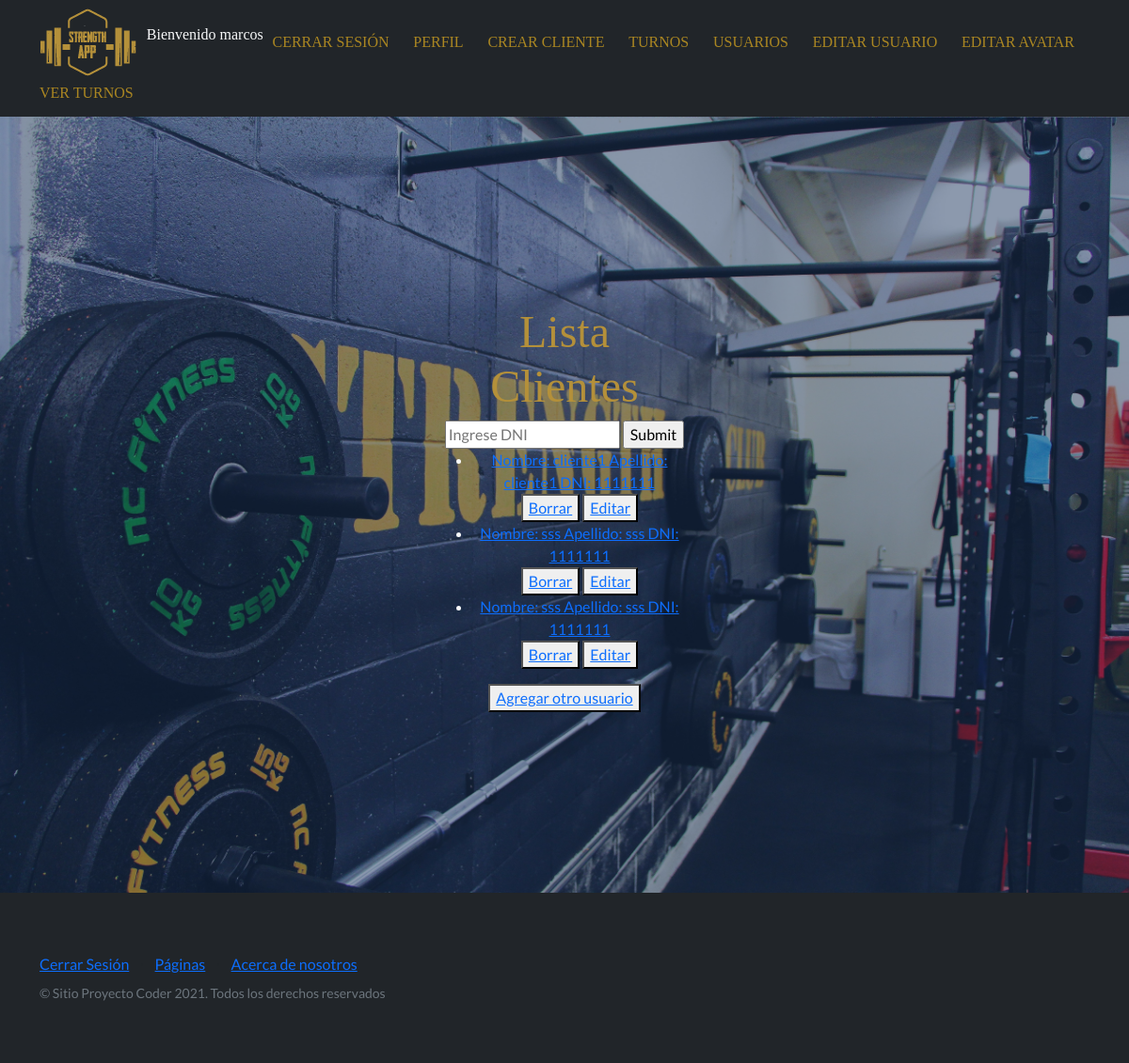
The app's page /lista_usuarios/ (signed in), older data.
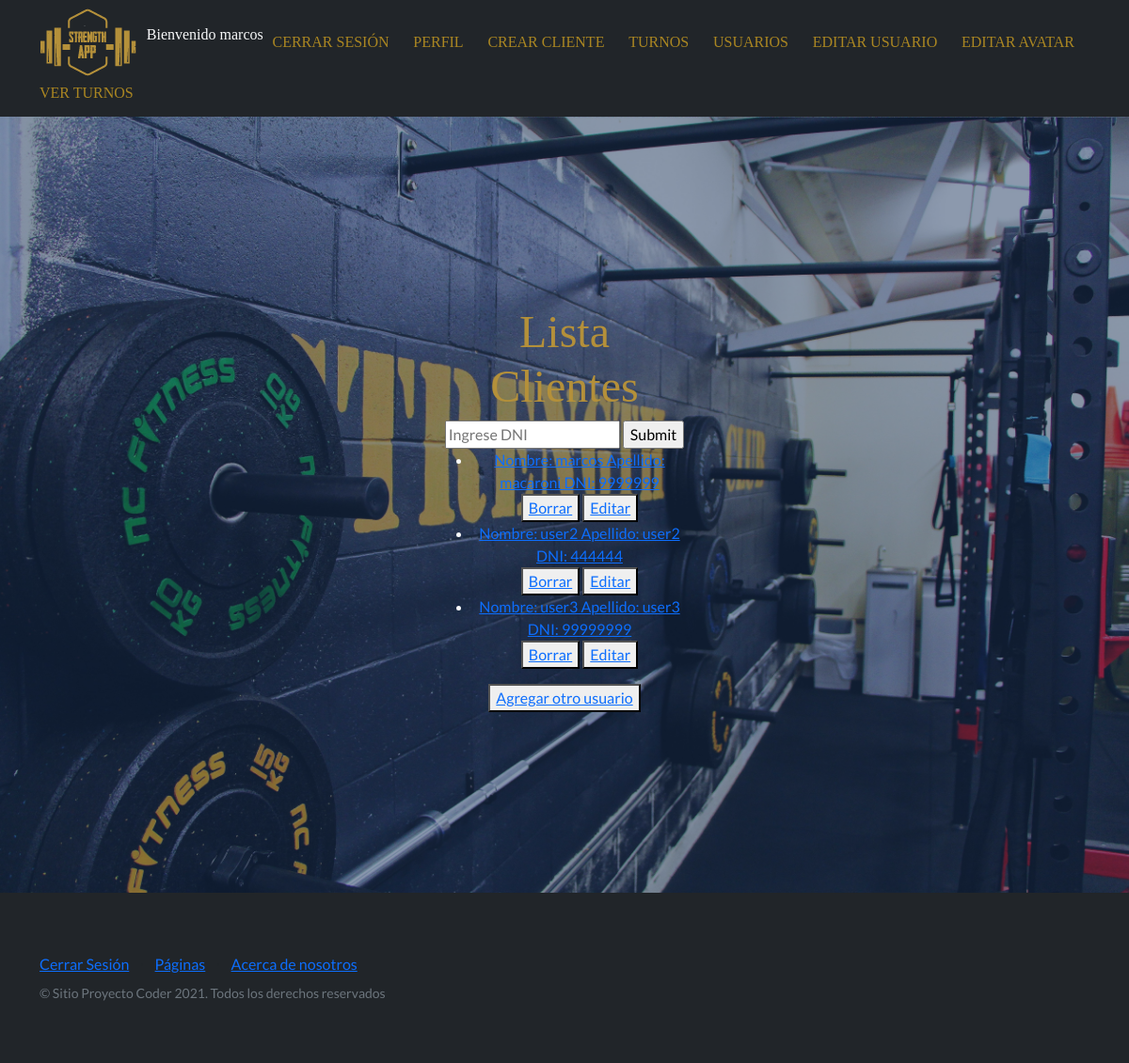
The same page, newer data.
### AppCoder/models.py (models this page shows)
class Usuarios(models.Model):
    nombre=models.CharField(max_length=20)
    apellido=models.CharField(max_length=20)
    dni=models.IntegerField()
    def __str__(self):
        return f'Nombre: {self.nombre} Apellido: {self.apellido} DNI: {self.dni}'

### AppCoder/views.py (the view)
# urls.py: path('lista_usuarios/', views.lista_usuarios, name='listausuarios'),
@login_required
def lista_usuarios(request):
    usuarios=None
    error=None
    if request.method == 'GET':
        dni=request.GET.get('dni', '')
        if dni == '':
            usuarios=Usuarios.objects.all()
        else:
            try:
                dni=int(dni)
                usuarios=Usuarios.objects.filter(dni=dni)
            except:
                error="Ingresar dni sin puntos o letras"
    return render(request,'AppCoder/listar_usuarios.html',{'usuarios': usuarios, 'error':error})

### AppCoder/templates/AppCoder/listar_usuarios.html (shortened to what this page needs)
{% extends 'AppCoder/index.html' %}
    {% block 'listausuarios'  %}
    <h1 class='titulo'> Lista Clientes</h1>
    <form class="text-light" action={% url 'listausuarios' %} method="GET">
        <input type="text" name='dni' placeholder="Ingrese DNI"/>
        <input type="submit" placeholder="Buscar"/>
    </form>
    <ul class='text-light'>
        {% if usuarios %}
            {% for usuario in usuarios %}
                <li>
                    <a href={% url 'detalle_cliente' usuario.id %}> {{usuario}} </a>
                </li>
                <button>
                    <a href="{% url 'eliminar_cliente' usuario.id %}">Borrar</a>
                </button>
                <button>
                    <a href="{% url 'editar_cliente' usuario.id %}">Editar</a>
                </button>
            {% endfor %}
        {% elif error %}
            <h4 class="text-light">{{error}}</h4>
        {% else %}
            <h4 class="text-light">No se encontro cliente</h4>
        {% endif %}
    </ul>
    <button>
        <a href="{% url 'crear_cliente' %}">Agregar otro usuario</a>
    </button>
{% endblock 'listausuarios' %}

### AppCoder/templates/AppCoder/index.html (shortened to what this page needs)
<!DOCTYPE html>
<html lang="en">
    <head>
        {% load static %}
        <link href="{% static 'AppCoder/css/styles.css' %}" rel="stylesheet" type="text/css"/>
        <link href="https://cdn.jsdelivr.net/npm/bootstrap-icons@1.5.0/font/bootstrap-icons.css" rel="stylesheet" type="text/css" />
    </head>
    <body>
        <nav class="navbar navbar-dark bg-dark static-top ">
            <div class="container">
                <a href="{% url 'inicio' %}"><img src="{% static '\AppCoder\assets\img\favicon.ico' %}" alt="" ><a/>
                {% if not request.user.is_authenticated %}
                    <a class="navbar-brand" href="{% url 'login' %}">INICIAR SESIÓN</a>
                {% else %}
                    <p class='text-light' 'small'> Bienvenido {{request.user.username}} </p>
                    <a class="navbar-brand" href="{% url 'logout' %} ">CERRAR SESIÓN</a>
                {% endif %}
                {% if request.user.is_authenticated %}
                     <a class="navbar-brand" href="{% url 'perfil' %}">PERFIL</a>
                    <a class="navbar-brand" href="{% url 'crear_cliente' %}">CREAR CLIENTE</a>
                    <a class="navbar-brand" href="{% url 'turnos' %}">TURNOS</a>
                    <a class="navbar-brand" href="{% url 'listausuarios' %} ">USUARIOS</a>
                    <a class="navbar-brand" href="{% url 'editar' %} ">EDITAR USUARIO</a>
                    <a class="navbar-brand" href="{% url 'editar_avatar' %} ">EDITAR AVATAR</a>
                    <a class="navbar-brand" href="{% url 'listar_turnos' %} ">VER TURNOS</a>
                {% endif %}
            </div>
        </nav>
        <header class="masthead">
            <div class="container position-relative">
                <div class="row justify-content-center">
                    <div class="col-xl-3">
                        <div class= "text-center">
                            {% block 'listausuarios'  %}
                            {% endblock 'listausuarios' %}
                        </div>
                    </div>
                </div>
            </div>
        </header>
        <footer class="footer bg-dark">
            <div class="container">
                <div class="row">
                    <div class="col-lg-6 h-100 text-center text-lg-start my-auto">
                        <ul class="list-inline mb-2">
                            {% if request.user.is_authenticated %}
                                <li class="list-inline-item"><a href='logout'>Cerrar Sesión</a></li>
                            {% endif %}
                            <li class="list-inline-item">⋅</li>
                            <li class="list-inline-item"><a href="{% url 'paginas' %}">Páginas</a></li>
                            <li class="list-inline-item">⋅</li>
                            <li class="list-inline-item"><a href="{% url 'about' %}">Acerca de nosotros</a></li>
                        </ul>
                        <p class="text-muted small mb-4 mb-lg-0">&copy; Sitio Proyecto Coder 2021. Todos los derechos reservados </p>
                    </div>
                </div>
            </div>
        </footer>
    </body>
</html>

Row changes from the older to the newer data that the page shows:
removed Usuarios: nombre+apellido+dni "Nombre: cliente1 Apellido: cliente1 DNI: 1111111"
removed Usuarios: nombre+apellido+dni "Nombre: sss Apellido: sss DNI: 1111111"
removed Usuarios: nombre+apellido+dni "Nombre: sss Apellido: sss DNI: 1111111"
added Usuarios: nombre+apellido+dni "Nombre: marcos Apellido: macaroni DNI: 9999999"
added Usuarios: nombre+apellido+dni "Nombre: user2 Apellido: user2 DNI: 444444"
added Usuarios: nombre+apellido+dni "Nombre: user3 Apellido: user3 DNI: 99999999"
